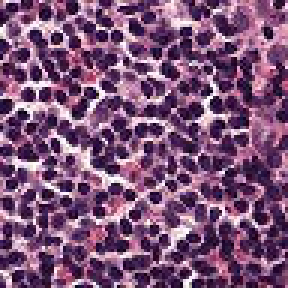
%> input picture images/fff9a690ea76205a76bb3da952a365763e81228c.tif, 96 x 96 px (shown 3 times larger)
$ octave mainForOneImage.m   (GNU Octave 9; MATLAB toolbox functions it lacks are replaced by stand-ins)
%> lines starting %> are read from the running program, lines starting %| are printed output that depends on the picture; in (x1, y1, x2, y2) boxes, pixels count from 0 and x2, y2 are one past the last pixel; in counts of white or black regions, pixels touching at a corner belong together; the program's own positions count from 1
%> further down, img is the input picture: size 96x96x3 uint8; mean R, G, B 124.2, 83.4, 119.5
### pre-process-firstCommit/noiseRemove.m

function [noiseRemovedImage] = noiseRemove(noisyImage)
h_gaussian = fspecial('gaussian');
h_average = fspecial('average');

noiseRemovedImage = imfilter(noisyImage, h_gaussian);


end

### pre-process-firstCommit/imageSharpening.m
function [sharpenedImage] = sharpenImage(noiseRemovedImage)
% Read an image
% Sharpen read image with different amount
sharpenedImage = imsharpen(noiseRemovedImage, 'Amount', 0.1);

% Display the images side-by-side
end

### pre-process-firstCommit/imageEnhence.m
function [enhencedImage] = enhenceImage(sharpenedImage)
grayScale=rgb2gray(sharpenedImage);
enhencedImage = imadjust(grayScale);
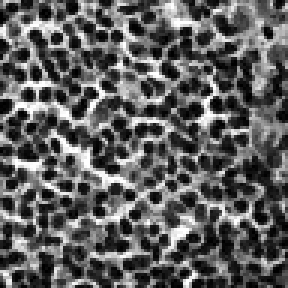
%> enhencedImage: size 96x96 uint8 (shown 3 times larger); min 0, max 255, mean 94.5
end

### pre-process-firstCommit/backgroundRemoval.m
function [backgroundRemovedImage] = backgroundRemoval(enhencedImage)
level=graythresh(enhencedImage);
%> level = 0.408
backgroundRemovedImage = imbinarize(enhencedImage,level);
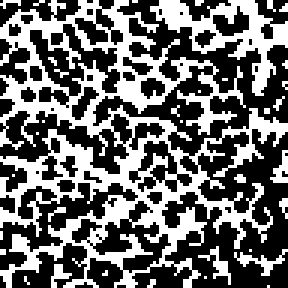
%> backgroundRemovedImage: size 96x96 logical (shown 3 times larger); 41.6% white; 36 white regions (30 under 20 px), largest, box (x1, y1, x2, y2) and area: (0, 0, 96, 96) 3091, (50, 0, 96, 32) 462, (78, 83, 96, 92) 49, (66, 82, 77, 95) 41, (90, 50, 96, 61) 34, (17, 88, 24, 96) 26
end

### pre-process-firstCommit/preprocess.m
function preprocessedImage=preprocessStart(img)
originalImage = img
noiseRemovedImage=noiseRemove(originalImage);
sharpenedImage=imageSharpening(noiseRemovedImage);
enhencedImage=imageEnhence(sharpenedImage);
backgroundRemovedImage=backgroundRemoval(enhencedImage);
preprocessedImage = uint8(1-backgroundRemovedImage).*originalImage;
imshow(preprocessedImage);
end

### WatershedSegmentation-and-CellSeperation/watershed_segmentation.m
function [l] = watershed_segmentation(rgbimage)
rgb = rgbimage; %read the image
I = rgb2gray(rgb); %turn to grayscale

gmag = imgradient(I); %gradient of the image

ws = watershed(gmag); %normal watershed
wsRGB = label2rgb(ws);


%Marking the foreground objects
    %NOTE: opening-closing and opening-closing by recounstruction are
    %different approaches. The 2 approaches are not dependent to each other
%opening-closing
se = strel('disk',2);
io = imopen(I,se);

%opening by reconstruction(morphological reconstruction)
ie = imerode(I,se);
iobr = imreconstruct(ie,I);

%opening-closing
ioc = imclose(io,se);

%opening closing by reconstruction
iobrd = imdilate(iobr,se);
iobrcbr = imreconstruct(imcomplement(iobrd), imcomplement(iobr));
iobrcbr = imcomplement(iobrcbr); %normally

fgm = imregionalmin(iobrcbr); %regional minima of opening-closing by Reconstruction
%> fgm: size 96x96 logical; 41.7% white; 5 white regions, box (x1, y1, x2, y2) and area: (0, 0, 96, 96) 3269, (50, 0, 96, 32) 469, (66, 80, 77, 95) 45, (90, 50, 96, 61) 38, (92, 66, 96, 77) 26
%note: if regional maximas are taken, then the white(background) objects
%are selected, in our case this is reversed.

%i2 = labeloverlay(I,fgm); %minimas are shown on the image

se2 = strel(ones(1,1));
fgm2 = imclose(fgm,se2);
fgm3 = imerode(fgm2,se2);

fgm4 = bwareaopen(fgm3,1,1);
%i3 = labeloverlay(I,fgm4);

bw = imbinarize(iobrcbr); %thresholding
%> bw: size 96x96 logical; 52% white; 2 black regions, box (x1, y1, x2, y2) and area: (0, 0, 96, 96) 4385, (90, 50, 96, 61) 38

%thinning the bacground by SKIZ
%watershed ridge lines created
d = bwdist(bw); %TODO: Examine this part, the result is not correct
dl = watershed(d);
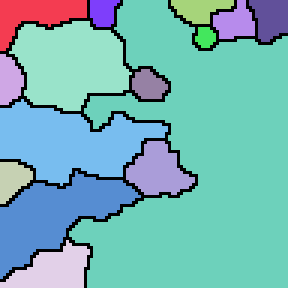
%> dl: size 96x96 uint8 (shown 3 times larger); 16 distinct labels, from 0 to 15; one colour per label, 0 black
bgm = dl == 0; % ridge lines
%> bgm: size 96x96 logical; 7% white in thin lines or dots
gmag2 = imimposemin(gmag, bgm | (fgm4));
l = watershed(gmag2); %compute watershed
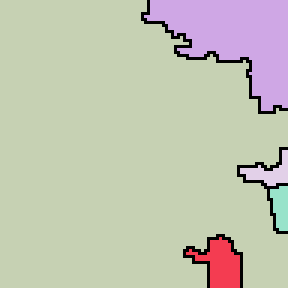
%> l: size 96x96 uint8 (shown 3 times larger); 6 distinct labels, from 0 to 5; one colour per label, 0 black

%Watershed applied in a second method gave better result with cell.tif
D = -bwdist(~bw);
D(~bw) = -Inf;
L = watershed(D);
bgm2 = L == 0 %ridge lines
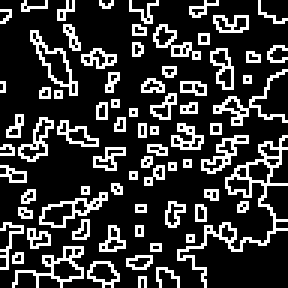
%> bgm2: size 96x96 logical (shown 3 times larger); 21.6% white in thin lines or dots
gmag22 = imimposemin(gmag, bgm2 | (fgm4));
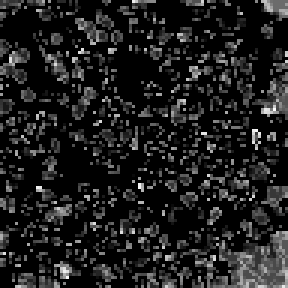
%> gmag22: size 96x96 double (shown 3 times larger); 63.32% of the values are NaN or infinite; the others: min 0.461, max 460.9, mean 153; drawn with min black, max white, NaN and infinite black
%%%%%%%%%%%%%%%%%%%%%%

labels = imdilate (L == 0, ones(1,1)) + 30*bgm2 + 1*fgm4;
%i4 = labeloverlay(I, labels);
lrgb = label2rgb(L, 'jet', 'w');
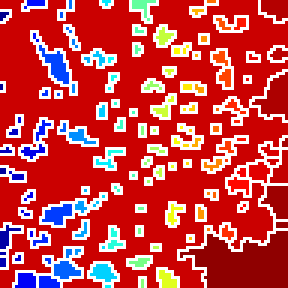
%> lrgb: size 96x96x3 uint8 (shown 3 times larger); mean R, G, B 200.1, 66.3, 69.7

figure ('name','yeehav')
imshow(I);
hold on
himage = imshow(lrgb);
himage.AlphaData = 0.3;
end

### mainForOneImage.m
close all
img = imread('images/fff9a690ea76205a76bb3da952a365763e81228c.tif');
ppi = preprocess(img);
watershed_segmentation(ppi);
%> figure, not shown here; shown 4 times larger

$ run again, with images/fff93dfcf35a9bc8278413d4eb7e88e6864a6b01.tif copied over images/fff9a690ea76205a76bb3da952a365763e81228c.tif
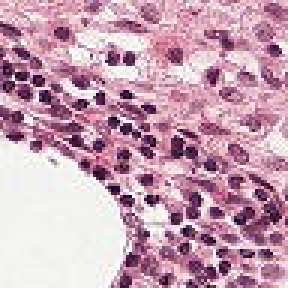
%> input picture images/fff93dfcf35a9bc8278413d4eb7e88e6864a6b01.tif, 96 x 96 px (shown 3 times larger)
%> img is the input picture: size 96x96x3 uint8; mean R, G, B 197.9, 159.3, 177.9
%> level = 0.567
%> in backgroundRemoval, `backgroundRemovedImage = imbinarize(enhencedImage,level);`:
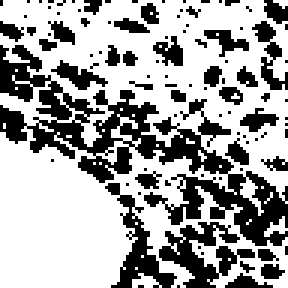
%> backgroundRemovedImage: size 96x96 logical (shown 3 times larger); 64.5% white; 98 black regions (74 under 20 px), largest, box (x1, y1, x2, y2) and area: (0, 15, 96, 82) 1668, (53, 74, 85, 96) 304, (35, 61, 59, 96) 243
%> fgm: size 96x96 logical; 67.7% white; 20 black regions (1 under 20 px), largest, box (x1, y1, x2, y2) and area: (0, 15, 96, 82) 1685, (53, 74, 85, 96) 305, (35, 61, 59, 96) 246
%> bw: size 96x96 logical; 30.2% white; 18 white regions (1 under 20 px), largest, box (x1, y1, x2, y2) and area: (0, 15, 96, 82) 1602, (53, 74, 85, 96) 280, (35, 61, 59, 96) 226
%> dl: size 96x96 uint8; 19 distinct labels, from 0 to 18
%> bgm: size 96x96 logical; 7.7% white in thin lines or dots
%> l: size 96x96 uint8; 5 distinct labels, from 0 to 4
%> L: size 96x96 uint8; 84 distinct labels, from 0 to 83
%> bgm2: size 96x96 logical; 13.6% white in thin lines or dots
%> in watershed_segmentation, `lrgb = label2rgb(L, 'jet', 'w');`:
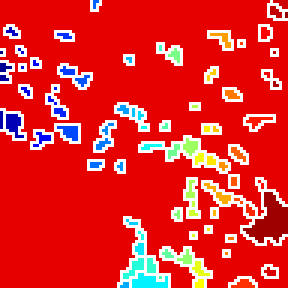
%> lrgb: size 96x96x3 uint8 (shown 3 times larger); mean R, G, B 225.2, 44, 43.6

$ run again, with images/fff9862a3a22e4b9f4f1daa1a993f88701410028.tif copied over images/fff9a690ea76205a76bb3da952a365763e81228c.tif
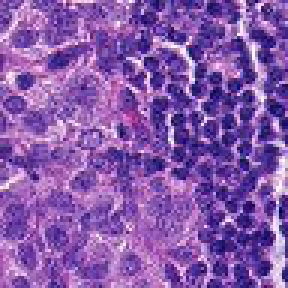
%> input picture images/fff9862a3a22e4b9f4f1daa1a993f88701410028.tif, 96 x 96 px (shown 3 times larger)
%> img is the input picture: size 96x96x3 uint8; mean R, G, B 134.5, 88.7, 171.3
%> level = 0.429
%> in backgroundRemoval, `backgroundRemovedImage = imbinarize(enhencedImage,level);`:
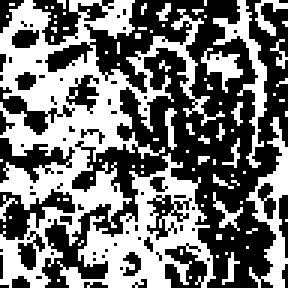
%> backgroundRemovedImage: size 96x96 logical (shown 3 times larger); 46.3% white; 83 white regions (73 under 20 px), largest, box (x1, y1, x2, y2) and area: (0, 0, 75, 96) 2358, (19, 51, 72, 96) 913, (82, 39, 96, 96) 286
%> fgm: size 96x96 logical; 46.1% white; 7 white regions, largest, box (x1, y1, x2, y2) and area: (0, 0, 75, 96) 2448, (19, 51, 72, 96) 1102, (82, 39, 96, 96) 297
%> bw: size 96x96 logical; 53.7% white; 6 black regions, box (x1, y1, x2, y2) and area: (0, 0, 75, 96) 2467, (19, 51, 72, 96) 1104, (82, 38, 96, 96) 308, (71, 0, 89, 56) 239, (67, 16, 81, 32) 91, (85, 0, 96, 12) 54
%> dl: size 96x96 uint8; 16 distinct labels, from 0 to 15
%> bgm: size 96x96 logical; 6% white in thin lines or dots
%> l: size 96x96 uint8; 8 distinct labels, from 0 to 7
%> bgm2: size 96x96 logical; 21.5% white in thin lines or dots
%> in watershed_segmentation, `lrgb = label2rgb(L, 'jet', 'w');`:
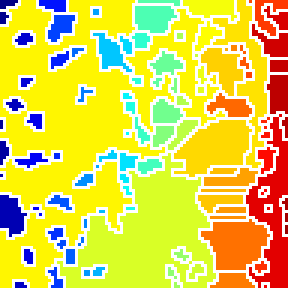
%> lrgb: size 96x96x3 uint8 (shown 3 times larger); mean R, G, B 223.5, 211.3, 82.4
